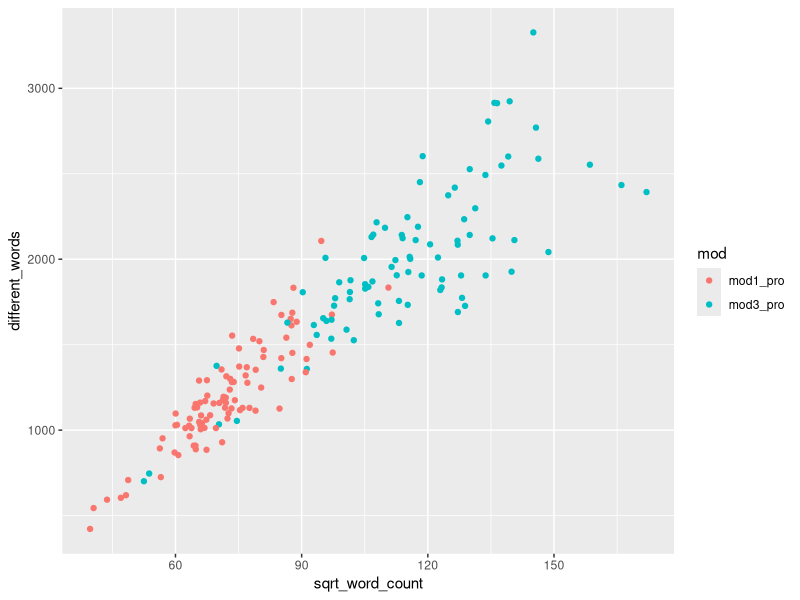

Write R code to recreate this figure. (Note: this script raises an error after producing the figure.)
install.packages("ggplot2")
library(ggplot2)

#setwd("~/Documents/Person/language_improvement_analysis/featurized_text")
setwd("~/Documents/hard_drive/Personal/repessss/language_improvement_analysis/featurized_text")

#d = read.csv("text_features_2.csv")
#d = read.csv("text_features_with_grade_levels.csv")
d = read.csv("text_features_with_grade_levels_and_key_terms.csv")


d$sqrt_word_count = d$word_count^.5
d$normalized_word_proportion = d$different_words / d$sqrt_word_count

t.test(d[d$mod == 'mod1_pro',]$mean_word_length, d[d$mod == 'mod3_pro',]$mean_word_length)
t.test(d[d$mod == 'mod1_pro',]$mean_words_per_sentence, d[d$mod == 'mod3_pro',]$mean_words_per_sentence)
t.test(d[d$mod == 'mod1_pro',]$normalized_word_proportion, d[d$mod == 'mod3_pro',]$normalized_word_proportion)

qplot(sqrt_word_count, different_words, color = mod, data = d)
summary(lm(different_words ~ sqrt_word_count + word_count, data = d))


d2 = d[d$gen == 'gen2',]
d3 = d[d$gen == 'gen3',]

t.test(d2[d2$mod == 'mod1_pro',]$mean_word_length, d2[d2$mod == 'mod3_pro',]$mean_word_length)
t.test(d3[d3$mod == 'mod1_pro',]$mean_word_length, d3[d3$mod == 'mod3_pro',]$mean_word_length)

t.test(d2[d2$mod == 'mod1_pro',]$normalized_word_proportion, d2[d2$mod == 'mod3_pro',]$normalized_word_proportion)
t.test(d3[d3$mod == 'mod1_pro',]$normalized_word_proportion, d3[d3$mod == 'mod3_pro',]$normalized_word_proportion)

t.test(d2[d2$mod == 'mod1_pro',]$mean_words_per_sentence, d2[d2$mod == 'mod3_pro',]$mean_words_per_sentence)
t.test(d3[d3$mod == 'mod1_pro',]$mean_words_per_sentence, d3[d3$mod == 'mod3_pro',]$mean_words_per_sentence)

t.test(d2[d2$mod == 'mod1_pro',]$mean_different_words_per_bucket, d2[d2$mod == 'mod3_pro',]$mean_different_words_per_bucket)   
t.test(d3[d3$mod == 'mod1_pro',]$mean_different_words_per_bucket, d3[d3$mod == 'mod3_pro',]$mean_different_words_per_bucket)   




 # Intersect and conduct paired t tests

#students_in_both_3 <- intersect(d3[d3$mod == 'mod1_pro',]$student, d3[d3$mod == 'mod3_pro',]$student)
#d3m1 <- d3[d3$mod=='mod1_pro',]
#d3m1s <- d3m1[d3m1$student %in%students_in_both_3,]
#d3m3 <- d3[d3$mod=='mod3_pro',]
#d3m3s <- d3m3[d3m3$student %in%students_in_both_3,]

d2m1 <- d2[d2$mod=='mod1_pro',]
d2m3 <- d2[d2$mod=='mod3_pro',]
d2m13 <- merge(d2m1, d2m3, by = "student")

d3m1 <- d3[d3$mod=='mod1_pro',]
d3m3 <- d3[d3$mod=='mod3_pro',]
d3m13 <- merge(d3m1, d3m3, by = "student")

# Relevant variables: mean_word_length.x, mean_words_per_sentence.x, mean_different_words_per_bucket.x
t.test(d2m13$mean_word_length.x, d2m13$mean_word_length.y,paired=TRUE)
t.test(d2m13$mean_words_per_sentence.x, d2m13$mean_words_per_sentence.y, paired=TRUE)
t.test(d2m13$mean_different_words_per_bucket.x, d2m13$mean_different_words_per_bucket.y,paired=TRUE)
t.test(d2m13$normalized_word_proportion.x, d2m13$normalized_word_proportion.y,paired=TRUE)
t.test(d2m13$FleschReadingEase.x, d2m13$FleschReadingEase.y,paired=TRUE)
t.test(d2m13$FleschKincaidGradeLevel.x, d2m13$FleschKincaidGradeLevel.y,paired=TRUE)
t.test(d2m13$GunningFogIndex.x, d2m13$GunningFogIndex.y,paired=TRUE)
t.test(d2m13$SMOGIndex.x, d2m13$SMOGIndex.y,paired=TRUE)
t.test(d2m13$ColemanLiauIndex.x, d2m13$ColemanLiauIndex.y,paired=TRUE)
t.test(d2m13$LIX.x, d2m13$LIX.y,paired=TRUE)
t.test(d2m13$RIX.x, d2m13$RIX.y,paired=TRUE)


t.test(d3m13$mean_word_length.x, d3m13$mean_word_length.y,paired=TRUE)
t.test(d3m13$mean_words_per_sentence.x, d3m13$mean_words_per_sentence.y,paired=TRUE)
t.test(d3m13$mean_different_words_per_bucket.x, d3m13$mean_different_words_per_bucket.y,paired=TRUE)
t.test(d3m13$normalized_word_proportion.x, d3m13$normalized_word_proportion.y,paired=TRUE)
t.test(d3m13$FleschReadingEase.x, d3m13$FleschReadingEase.y,paired=TRUE)
t.test(d3m13$FleschKincaidGradeLevel.x, d3m13$FleschKincaidGradeLevel.y,paired=TRUE)
t.test(d3m13$GunningFogIndex.x, d3m13$GunningFogIndex.y,paired=TRUE)
t.test(d3m13$SMOGIndex.x, d3m13$SMOGIndex.y,paired=TRUE)
t.test(d3m13$ColemanLiauIndex.x, d3m13$ColemanLiauIndex.y,paired=TRUE)
t.test(d3m13$LIX.x, d3m13$LIX.y,paired=TRUE)
t.test(d3m13$RIX.x, d3m13$RIX.y,paired=TRUE)


# Key Terms Frequency
t.test(d3m13$total_term_appearance_normalized.x, d3m13$total_term_appearance_normalized.y,paired=TRUE)
t.test(d2m13$total_term_appearance_normalized.x, d2m13$total_term_appearance_normalized.y,paired=TRUE)

# Change in Term Frequencies: colnames(d2m13)
term_sums <- colSums(d2m13[,c(18:308, 325:615)])
term_sums <- term_sums/dim(d2m13)[1]
d2m_terms <- rbind(term_sums[1:291], term_sums[292:length(term_sums)])
d2m_terms_ratio <- d2m_terms[1,] / (d2m_terms[2,] + 0.0000000001)
d2m_terms <- rbind(d2m_terms, d2m_terms_ratio)
comparison_table_d2 <- t(d2m_terms)
colnames(comparison_table_d2) <- c("mod1", "mod3","ratio")
comparison_table_d2[order(comparison_table_d2[,2]),]
write.csv(comparison_table_d2m, file = "../palabras_clave/comparison_table_d2m.csv")


d3term_sums <- colSums(d3m13[,c(18:308, 325:615)])
d3term_sums <- d3term_sums/dim(d3m13)[1]
d3_terms <- rbind(d3term_sums[1:291], d3term_sums[292:length(term_sums)])
d3_terms_ratio <- d3_terms[1,] / (d3_terms[2,] + 0.0000000001)
d3_terms <- rbind(d3_terms, d3_terms_ratio)
comparison_table_d3 <- t(d3_terms)
colnames(comparison_table_d3) <- c("mod1", "mod3","ratio")
comparison_table_d3[order(comparison_table_d3[,2]),]
write.csv(comparison_table_d3, file = "../palabras_clave/comparison_table_d3.csv")

# Factor analysis on Terms

just_term_freqs <- d[,20:306]
just_term_freqs = just_term_freqs[,colSums(just_term_freqs) > 0.001]

terms_fit <- factanal(just_term_freqs, 5, rotation="varimax", scores="regression")
print(terms_fit, digits=2, cutoff=.2, sort=TRUE)

# plot factor 1 by factor 2
load <- terms_fit$loadings[,c(1, 2)]
plot(load,type="n")
text(load,labels=rownames(load),cex=.6) 


# Show histogram of the changes.
#d2m13$change_word_length <- d2m13$mean_word_length.y - d2m13$mean_word_length.x
#d2m13$change_in_words_per_sentence <- d2m13$mean_words_per_sentence.y - d2m13$mean_words_per_sentence.x
#d2m13$change_words_per_bucket <- d2m13$mean_different_words_per_bucket.y - d2m13$mean_different_words_per_bucket.x
#d2m13$change_in_normalized_wordprop <- d2m13$normalized_word_proportion.y - d2m13$normalized_word_proportion.x
#d2m13$change_in_FleschKincaidGradeLevel <- d2m13$FleschKincaidGradeLevel.y - d2m13$FleschKincaidGradeLevel.x



qplot(d2m13$change_in_FleschKincaidGradeLevel)
mean(d2m13$change_in_FleschKincaidGradeLevel)

d3m13$change_in_ColemanLiauIndex <- d3m13$ColemanLiauIndex.y - d3m13$ColemanLiauIndex.x
qplot(d3m13$change_in_ColemanLiauIndex)
mean(d3m13$change_in_ColemanLiauIndex)


# Analyze the causes of the changes.
summary(glm(change_in_words_per_sentence ~ mean_word_length.x, data = d2m13))
summary(glm(change_word_length ~ change_words_per_bucket + mean_word_length.x + instructor.x, data = d2m13))



both_gens <- rbind(d2m13, d3m13)

colnames(d)

summary(lm(word_count ~ gen * mod, data = d))
summary(lm(mean_word_length ~ gen * mod, data = d))
summary(lm(mean_words_per_sentence ~ gen * mod, data = d))
summary(lm(mean_different_words_per_bucket ~ gen * mod + instructor, data = d))
summary(lm(FleschReadingEase ~ gen * mod, data = d))
summary(lm(FleschKincaidGradeLevel ~ gen * mod, data = d))
summary(lm(GunningFogIndex ~ gen * mod, data = d))
summary(lm(SMOGIndex ~ gen * mod, data = d))
summary(lm(ColemanLiauIndex ~ gen * mod, data = d))
summary(lm(LIX ~ gen * mod, data = d))
summary(lm(RIX ~ gen * mod, data = d))


